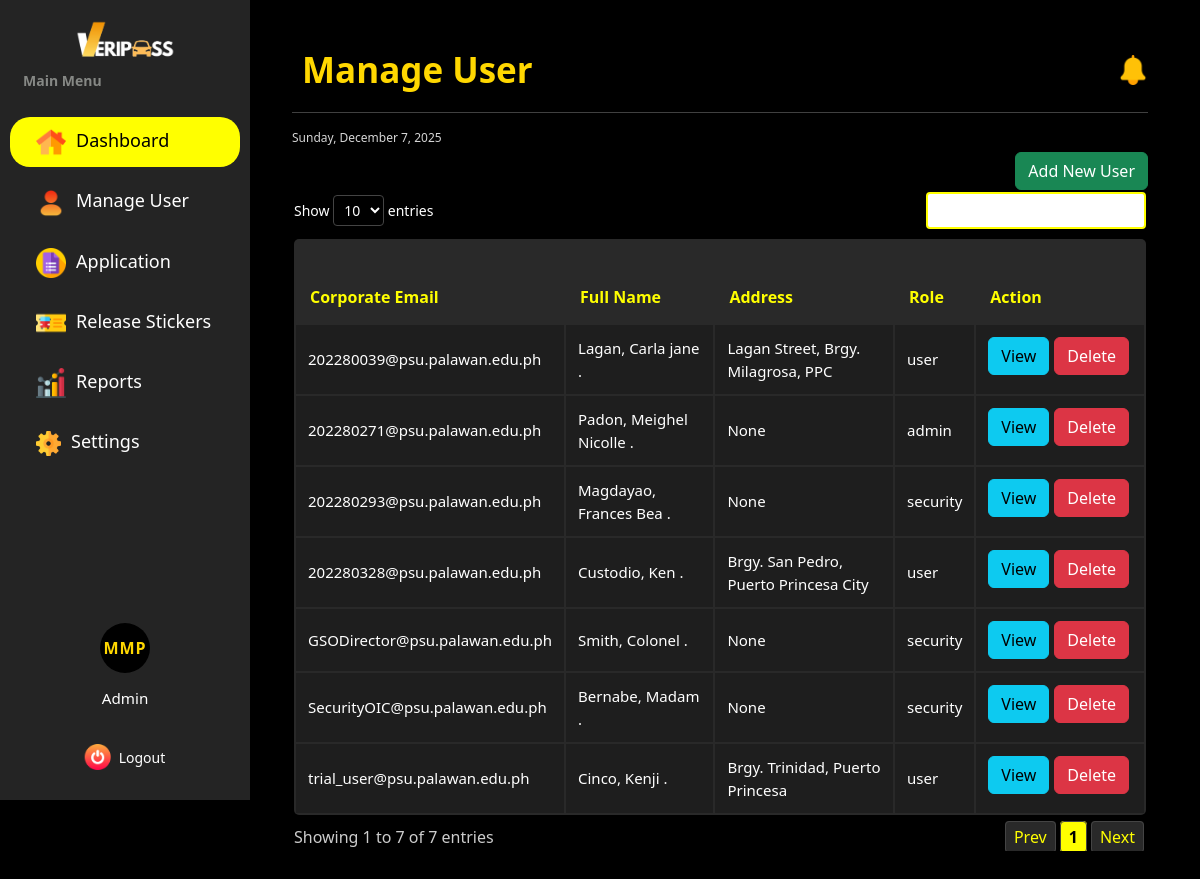
The app's page /dashboard/admin/manage_users/ (signed in) with its own data.
### vehicle_pass/models.py (models this page shows, shortened)
class BaseModel(models.Model):
    created_at = models.DateTimeField(auto_now_add=True, db_index=True)
    updated_at = models.DateTimeField(auto_now=True)
    class Meta:
        abstract = True

class UserProfile(BaseModel):
    ROLE_CHOICES = [('user', 'User'),
        ('security', 'Security'),
        ('admin', 'Admin')
        ]
    SCHOOL_ROLE_CHOICES = [('student', 'Student'),
                           ('faculty & staff', 'Faculty and Staff'),
                           ('university official', 'University Official')
    ]
    COLLEGE_CHOICES = [('CAD', 'College of Architecture and Design'),
                       ('CAH', 'College of Arts and Humanities'),
                       ('CBA', 'College of Business and Accountancy'),
                       ('CCJE', 'College of Criminal Justice and Education'),
                       ('CoE', 'College of Engineering'),
                       ('CHTM', 'College of Hospitality Management and Tourism'),
                       ('CNHS', 'College of Nursing and Health Sciences'),
                       ('CS', 'College of Sciences'),
                       ('CTE', 'College of Teacher Education'),
    ]
    YEAR_LEVEL_CHOICES = [('first year', 'First Year'),
                          ('second year', 'Second Year'),
                          ('third year', 'Third Year'),
                          ('fourth year', 'Fourth year'),
                          ('fifth year', 'Fifth Year')
    ]
    OFFICE_CHOICES = [
        ('university president', 'University President'),
        ('university president coa', 'University President COA'),
        ('office of the university secretary', 'Office of the University Secretary'),
        ('legal office', 'Legal Office (Data Privacy Office)'),
        ('planning and development office', 'Planning and Development Office'),
        ('office of the internal audit services', 'Office of the Internal Audit Services (QMS)'),
        ('public information office', 'Public Information Office'),
        ('alumni affairs office', 'Alumni Affairs Office'),
        ('academic council', 'Academic Council'),
        ('administrative council', 'Administrative Council'),
        ('research and extension council', 'Research and Extension Council'),
        ('management committee', 'Management Committee'),
        ('university ethics committee', 'University Ethics Committee'),
        ('gender and development office', 'Gender and Development Office'),
        ('international affairs and linkages office', 'International Affairs and Linkages Office'),
        ('office of the vice president for finance and administration', 'Office of the Vice President for Finance and Administration'),
        ('bids and awards committee', 'Bids and Awards Committee'),
        ('administrative management office', 'Administrative Management Office'),
        ('records archives management office', 'Records Archives Management Office'),
        ('human resource management office', 'Human Resource Management Office'),
        ('faculty and staff development unit', 'Faculty and Staff Development Unit'),
        ('health services office', 'Health Services Office'),
        ('management information system information office', 'Management Information System Information Office'),
        ('security office', 'Security Office'),
        ('supply and property management office', 'Supply and Property Management Office'),
        ('disaster risk reduction and management office', 'Disaster Risk Reduction and Management Office'),
        ('project management office', 'Project Management Office'),
        ('general services office', 'General Services Office'),
        ('utility and environmental management office', 'Utility and Environmental Management Office'),
        ('motorpool office', 'Motorpool Office'),
        ('finance management service offices (cfo)', 'Finance Management Service Offices (CFO)'),
        ('accounting office', 'Accounting Office'),
        ('processing unit', 'Processing Unit'),
        ('student accounts & assessment', 'Student Accounts & Assessment'),
        ('financial reporting', 'Financial Reporting'),
        ('budget office', 'Budget Office'),
        ('production services/income generating projects office', 'Production Services/Income Generating Projects Office'),
        ('production', 'Production'),
        ('sifma', 'SIFMA'),
        ('university bookstore', 'University Bookstore'),
        ('auxiliary services - canteen', 'Auxiliary Services - Canteen'),
        ('auxiliary services - hostel', 'Auxiliary Services - Hostel'),
        ('auxiliary services - dormitory', 'Auxiliary Services - Dormitory'),
        ('university printing press', 'University Printing Press'),
        ('procurement office', 'Procurement Office'),
        ('cashiers office', 'Cashier’s Office'),
        ('office of the vice president for research, development and extension', 'Office of the Vice President for Research, Development and Extension'),
        ('university research office', 'University Research Office'),
        ('university extension service office', 'University Extension Service Office'),
        ('intellectual property and technology transfer office', 'Intellectual Property and Technology Transfer Office'),
        ('palawan studies center', 'Palawan Studies Center'),
        ('center for strategy policy and governance', 'Center for Strategy Policy and Governance'),
        ('panrehiyong iv-b sentro ng wikang pilipino', 'Panrehiyong IV-B Sentro ng Wikang Pilipino'),
        ('marine science research center', 'Marine Science Research Center'),
        ('palawan international technology business incubator & startup hub office', 'Palawan International Technology Business Incubator & Startup Hub Office'),
        ('office of the vice president for academic affairs', 'Office of the Vice President for Academic Affairs'),
        ('office of the eteeap', 'Office of the ETEEAP'),
        ('office of the university registrar', 'Office of the University Registrar'),
        ('university quality assurance center', 'University Quality Assurance Center'),
        ('office of the university sports', 'Office of the University Sports'),
        ('office of the curriculum & instructional materials development', 'Office of the Curriculum & Instructional Materials Development'),
        ('office of the student affairs and services', 'Office of the Student Affairs and Services'),
        ('social and cultural affairs (psu band, psu dance troupe, psu singers)', 'Social and Cultural Affairs (PSU Band, PSU Dance Troupe, PSU Singers)'),
        ('office of the university library', 'Office of the University Library'),
        ('psu museum', 'PSU Museum'),
    ]
    WORKPLACE_CHOICES = OFFICE_CHOICES + COLLEGE_CHOICES
    corporate_email = models.EmailField(max_length=50, unique=True)
    password = models.CharField(max_length=128)
    contact = models.CharField(max_length=14)
    lastname = models.CharField(max_length=25)
    firstname = models.CharField(max_length=50)
    middlename = models.CharField(max_length=25, blank=True, null=True)
    suffix = models.CharField(max_length=5, blank=True, null=True)
    address = models.CharField(max_length=100, blank=True, null=True)
    dl_number = models.CharField(max_length=25)
    college = models.CharField(max_length=100, choices=COLLEGE_CHOICES ,blank=True, null=True)
    program = models.CharField(max_length=100, blank=True, null=True)
    year_level = models.CharField(max_length=40, choices=YEAR_LEVEL_CHOICES, blank=True, null=True)
    father_name = models.CharField(max_length=100, blank=True, null=True)
    father_contact = models.CharField(max_length=14, blank=True, null=True)
    father_address = models.CharField(max_length=150, blank=True, null=True)
    mother_name = models.CharField(max_length=100, blank=True, null=True)
    mother_contact =models.CharField(max_length=14, blank=True, null=True)
    mother_address = models.CharField(max_length=150, blank=True, null=True)
    guardian_name = models.CharField(max_length=100, blank=True, null=True)
    guardian_contact = models.CharField(max_length=14, blank=True, null=True)
    guardian_address = models.CharField(max_length=150, blank=True, null=True)
    position = models.CharField(max_length=50, blank=True, null=True)
    workplace = models.CharField(max_length=150, choices=WORKPLACE_CHOICES, blank=True, null=True)
    role = models.CharField(max_length=20, choices=ROLE_CHOICES, default='user', null=True)
    school_role = models.CharField(max_length=20, choices=SCHOOL_ROLE_CHOICES, null=True, blank=True)

### vehicle_pass/views.py (the view)
# urls.py: path("dashboard/admin/manage_users/", AdminViewUser.as_view(), name="admin_manage_user"),
class AdminViewUser(CustomLoginRequiredMixin, ListView):
    model = UserProfile
    context_object_name = "users"
    template_name = 'Admin/Admin_Manage_User.html'
    paginate_by = 20

### vehicle_pass/authentication.py (called while the page is built)
    def dispatch(self, request, *args, **kwargs):
        if not request.session.get("user_id"): #overrides the django dispatch
            return redirect("login")  #redirect to login if no active on session
        request.user_profile = get_object_or_404(UserProfile, id=request.session["user_id"])
        return super().dispatch(request, *args, **kwargs)

### vehicle_pass/context_processors.py (called while the page is built)
def admin_user_context(request):
    profile = None
    user_id = request.session.get('user_id')
    if user_id:
        profile = UserProfile.objects.filter(id=user_id).first()
    return {'profile': profile}

def default_user_context(request):
    profile = None
    user_id = request.session.get('user_id')
    if user_id:
        profile = UserProfile.objects.filter(id=user_id).first()
    return {'profile': profile}

def security_user_context(request):
    profile = None
    user_id = request.session.get('user_id')
    if user_id:
        profile = UserProfile.objects.filter(id=user_id).first()
    return {'profile': profile}

### templates/Admin/Admin_Manage_User.html (shortened to what this page needs)
{% extends "includes/admin_sidebar.html" %}
{% load static %}
{% block extra_css %}
<link rel="stylesheet" href="{% static 'css/admin-dashboard-style.css' %}">
<link rel="stylesheet" href="{% static 'css/sidebar.css' %}">
<link rel="stylesheet"href="https://cdn.datatables.net/responsive/2.4.1/css/responsive.dataTables.min.css">
{% endblock %}
{% block content %}
<div class="dashboard-wrapper d-flex">
    <div class="main-content flex-grow-1 ms-uto">
        <div class="container-fluid py-1">
            <div class="d-flex justify-content-between align-items-center">
                <h2 class="title mb-3 mb-md-0">Manage User</h2>
                <div class="d-flex align-items-center gap-3">
                    <a href="Announcements.html" class="text-decoration-none position-relative">
                        <img src="{% static 'images/notification.png' %}" alt="Notifications" width="30" height="30">
                    </a>
                </div>
            </div>
            <hr>
            <small><span id="date"></span></small>
            <div class="filter-container d-flex justify-content-end">
                <a href="{% url 'admin_create_user' %}" class="btn btn-success">Add New User</a>
            </div>
            <section class="table-container">
                <table id="myTable" class="users-table">
                    <thead>
                        <tr>
                            <th>Corporate Email</th>
                            <th>Full Name</th>
                            <th>Address</th>
                            <th>Role</th>
                            <th>Action</th>
                        </tr>
                    </thead>
                    <tbody>
                    {% for user in users %}
                        <tr>
                            <td>{{ user.corporate_email }}</td>
                            <td>{{ user.lastname }}, {{ user.firstname }} {{ user.middle_name|slice:":1" }}.</td>
                            <td>{{ user.address }}</td>
                            <td>{{ user.role }}</td>
                            <td>
                                <a href="{% url 'admin_view_specific_user' user.pk %}" class="btn btn-info">View</a>
                                <button class="btn btn-danger">Delete</button>
                            </td>
                        </tr>
                        {% empty %}
                        <tr>
                        <td colspan="5" style="text-align: center">
                            <p class="text-sm font-weight-bold mb-0">No Records Found</p>
                        </td>
                        </tr>
                        {% endfor %}
                    </tbody>
                </table>
            </section>
        </div>
    </div>
</div>
{% endblock %}

### static/css/sidebar.css (style rules this page uses)
@media (min-width: 1200px) { .main-content { margin-left: 250px; width: calc(100% - 250px); padding: 30px; transition: margin-left 0.3s ease, width 0.3s ease; } }

### static/css/admin-dashboard-style.css (style rules this page uses)
* { margin: 0; padding: 0; box-sizing: border-box; }
body { font-family: system-ui, -apple-system, BlinkMacSystemFont, 'Segoe UI', Roboto, Oxygen, Ubuntu, Cantarell, 'Open Sans', 'Helvetica Neue', sans-serif !important; display: flex; background-color: black !important; color: white !important; transition: all 0.3s ease; }
:root { --bg: #000000; --text: #ffffff; --muted-text: #d5d5d5; --panel: #292929; --panel-dark: #1e1e1e; --panel-darker: #111111; --border: #444444; --primary-highlight: #FFD700; --secondary-highlight: #ff9800; --success: #2ed573; --danger: #ff4757; --info: #0dcaf0; --admin-bg: #4f4f4f; }
.main-content { flex-grow: 1; padding: 20px; margin-left: 120px; background-color: var(--bg); transition: margin-left 0.3s ease, width 0.3s ease; }
.title { margin: 0; font-size: 35px; display: flex; align-items: center; font-weight: bold; color: var(--primary-highlight); justify-content: space-between; padding: 5px 10px; }
#date { font-size: 12px; color: var(--muted-text); margin: 0; display: flex; align-items: center; margin-bottom: 5px; }
.table-container { background: rgb(0, 0, 0); padding: 2px; border-radius: 5px; overflow-x: auto; }
.application-table, .passes-table, .users-table { width: 100%; border-collapse: separate; border-radius: 5px; background-color: #292929; color: white; padding-top: 30px; min-width: 800px; }
.application-table th, .passes-table th, .users-table th { font-weight: bold; padding: 14px; color: yellow; font-size: 16px; white-space: nowrap; }
.application-table td, .passes-table td, .users-table td { padding: 12px; font-size: 15px; vertical-align: middle; }
.application-table tr, .passes-table tr, .users-table tr { color: white; }
.application-table tbody tr:nth-child(odd), .passes-table tbody tr:nth-child(odd), .users-table tbody tr:nth-child(odd) { background-color: #1e1e1e !important; }
.application-table tbody tr:nth-child(even), .passes-table tbody tr:nth-child(even), .users-table tbody tr:nth-child(even) { background-color: #1e1e1e !important; }
.application-table td:last-child, .passes-table td:last-child, .users-table td:last-child { display: flex; justify-content: flex-end; gap: 5px; padding-right: 15px; white-space: nowrap; }
.container-fluid { background-color: #000; color: white; }
@media (min-width: 1200px) { .main-content { margin-left: 250px; width: calc(100% - 250px); padding: 30px; } }

### templates/Admin/Admin_Manage_User.html (style rules this page uses)
.dashboard-wrapper { display: flex; }
.main-content { flex-grow: 1; padding: 20px; margin-left: 120px; }

### records on screen
UserProfile: corporate_email "202280271@psu.palawan.edu.ph", lastname "Padon", firstname "Meighel Nicolle", address "None", role "admin"
UserProfile: corporate_email "202280293@psu.palawan.edu.ph", lastname "Magdayao", firstname "Frances Bea", address "None", role "security"
UserProfile: corporate_email "202280039@psu.palawan.edu.ph", lastname "Lagan", firstname "Carla jane", address "Lagan Street, Brgy. Milagrosa, PPC", role "user"
UserProfile: corporate_email "trial_user@psu.palawan.edu.ph", lastname "Cinco", firstname "Kenji", address "Brgy. Trinidad, Puerto Princesa", role "user"
UserProfile: corporate_email "SecurityOIC@psu.palawan.edu.ph", lastname "Bernabe", firstname "Madam", address "None", role "security"
UserProfile: corporate_email "GSODirector@psu.palawan.edu.ph", lastname "Smith", firstname "Colonel", address "None", role "security"
UserProfile: corporate_email "202280328@psu.palawan.edu.ph", lastname "Custodio", firstname "Ken", address "Brgy. San Pedro, Puerto Princesa City", role "user"

### other values on screen
{{ initials|default:'A' }} "MMP"
